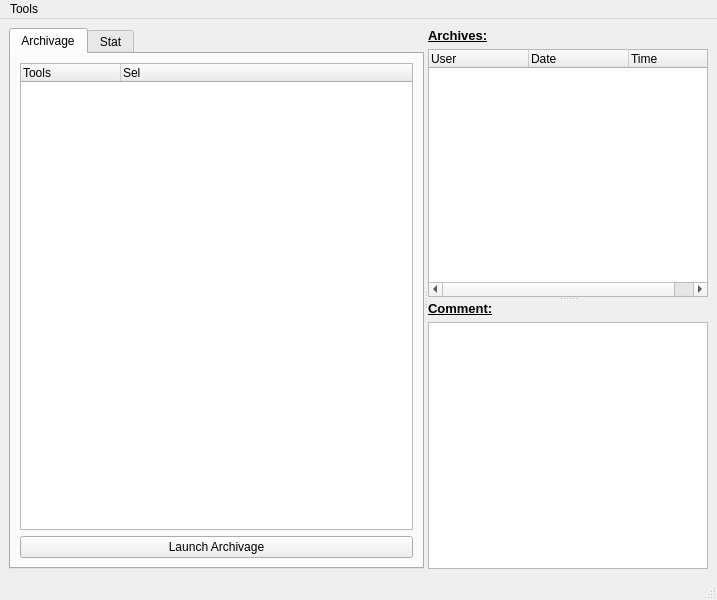
<?xml version="1.0" encoding="UTF-8"?>
<ui version="4.0">
 <class>MainWindow</class>
 <widget class="QMainWindow" name="MainWindow">
  <property name="geometry">
   <rect>
    <x>0</x>
    <y>0</y>
    <width>717</width>
    <height>600</height>
   </rect>
  </property>
  <property name="windowTitle">
   <string>Archiver</string>
  </property>
  <widget class="QWidget" name="centralwidget">
   <layout class="QGridLayout" name="gridLayout">
    <item row="0" column="0">
     <widget class="QSplitter" name="splitter_2">
      <property name="orientation">
       <enum>Qt::Horizontal</enum>
      </property>
      <widget class="QTabWidget" name="tabArchiver">
       <property name="currentIndex">
        <number>0</number>
       </property>
       <widget class="QWidget" name="tiArchivage">
        <attribute name="title">
         <string>Archivage</string>
        </attribute>
        <layout class="QGridLayout" name="gridLayout_2">
         <item row="0" column="0">
          <widget class="QTreeWidget" name="twArchivage">
           <property name="alternatingRowColors">
            <bool>true</bool>
           </property>
           <property name="selectionMode">
            <enum>QAbstractItemView::SingleSelection</enum>
           </property>
           <attribute name="headerVisible">
            <bool>true</bool>
           </attribute>
           <column>
            <property name="text">
             <string>Tools</string>
            </property>
           </column>
           <column>
            <property name="text">
             <string>Sel</string>
            </property>
           </column>
          </widget>
         </item>
         <item row="1" column="0">
          <widget class="QPushButton" name="bArchivage">
           <property name="maximumSize">
            <size>
             <width>16777215</width>
             <height>16777215</height>
            </size>
           </property>
           <property name="text">
            <string>Launch Archivage</string>
           </property>
          </widget>
         </item>
        </layout>
       </widget>
       <widget class="QWidget" name="tiStat">
        <attribute name="title">
         <string>Stat</string>
        </attribute>
        <layout class="QGridLayout" name="gridLayout_3">
         <item row="0" column="0">
          <layout class="QHBoxLayout" name="horizontalLayout">
           <item>
            <widget class="QRadioButton" name="rbPy">
             <property name="enabled">
              <bool>false</bool>
             </property>
             <property name="text">
              <string>py</string>
             </property>
             <property name="checked">
              <bool>true</bool>
             </property>
             <property name="autoExclusive">
              <bool>false</bool>
             </property>
            </widget>
           </item>
           <item>
            <widget class="QRadioButton" name="rbUi">
             <property name="text">
              <string>ui</string>
             </property>
             <property name="autoExclusive">
              <bool>false</bool>
             </property>
            </widget>
           </item>
           <item>
            <widget class="QRadioButton" name="rbXml">
             <property name="text">
              <string>xml</string>
             </property>
             <property name="autoExclusive">
              <bool>false</bool>
             </property>
            </widget>
           </item>
           <item>
            <widget class="QRadioButton" name="rbTxt">
             <property name="text">
              <string>txt</string>
             </property>
             <property name="autoExclusive">
              <bool>false</bool>
             </property>
            </widget>
           </item>
           <item>
            <widget class="QRadioButton" name="rbMel">
             <property name="text">
              <string>mel</string>
             </property>
             <property name="autoExclusive">
              <bool>false</bool>
             </property>
            </widget>
           </item>
           <item>
            <widget class="QRadioButton" name="rbMa">
             <property name="text">
              <string>ma</string>
             </property>
             <property name="autoExclusive">
              <bool>false</bool>
             </property>
            </widget>
           </item>
           <item>
            <widget class="QRadioButton" name="rbNk">
             <property name="text">
              <string>nk</string>
             </property>
             <property name="autoExclusive">
              <bool>false</bool>
             </property>
            </widget>
           </item>
           <item>
            <spacer name="horizontalSpacer">
             <property name="orientation">
              <enum>Qt::Horizontal</enum>
             </property>
             <property name="sizeHint" stdset="0">
              <size>
               <width>40</width>
               <height>20</height>
              </size>
             </property>
            </spacer>
           </item>
          </layout>
         </item>
         <item row="5" column="0">
          <widget class="QTreeWidget" name="twStat">
           <property name="alternatingRowColors">
            <bool>true</bool>
           </property>
           <property name="selectionMode">
            <enum>QAbstractItemView::NoSelection</enum>
           </property>
           <column>
            <property name="text">
             <string>Name</string>
            </property>
           </column>
           <column>
            <property name="text">
             <string>Lines</string>
            </property>
           </column>
           <column>
            <property name="text">
             <string>Weight</string>
            </property>
           </column>
          </widget>
         </item>
         <item row="2" column="0">
          <layout class="QHBoxLayout" name="hlButton">
           <item>
            <widget class="QPushButton" name="bExpand">
             <property name="maximumSize">
              <size>
               <width>16777215</width>
               <height>20</height>
              </size>
             </property>
             <property name="text">
              <string>Expand All</string>
             </property>
            </widget>
           </item>
           <item>
            <widget class="QPushButton" name="bCollapse">
             <property name="maximumSize">
              <size>
               <width>16777215</width>
               <height>20</height>
              </size>
             </property>
             <property name="text">
              <string>Collapse All</string>
             </property>
            </widget>
           </item>
           <item>
            <spacer name="horizontalSpacer_2">
             <property name="orientation">
              <enum>Qt::Horizontal</enum>
             </property>
             <property name="sizeHint" stdset="0">
              <size>
               <width>40</width>
               <height>10</height>
              </size>
             </property>
            </spacer>
           </item>
          </layout>
         </item>
        </layout>
       </widget>
      </widget>
      <widget class="QSplitter" name="splitArchInfo">
       <property name="orientation">
        <enum>Qt::Vertical</enum>
       </property>
       <widget class="QWidget" name="layoutWidget">
        <layout class="QVBoxLayout" name="vlArchives">
         <item>
          <widget class="QLabel" name="lArchives">
           <property name="font">
            <font>
             <pointsize>10</pointsize>
             <weight>75</weight>
             <bold>true</bold>
             <underline>true</underline>
            </font>
           </property>
           <property name="text">
            <string>Archives:</string>
           </property>
          </widget>
         </item>
         <item>
          <widget class="QTreeWidget" name="twArchives">
           <property name="alternatingRowColors">
            <bool>true</bool>
           </property>
           <property name="sortingEnabled">
            <bool>false</bool>
           </property>
           <column>
            <property name="text">
             <string notr="true">User</string>
            </property>
           </column>
           <column>
            <property name="text">
             <string>Date</string>
            </property>
           </column>
           <column>
            <property name="text">
             <string>Time</string>
            </property>
           </column>
          </widget>
         </item>
        </layout>
       </widget>
       <widget class="QWidget" name="layoutWidget">
        <layout class="QVBoxLayout" name="vlComment">
         <item>
          <widget class="QLabel" name="lComment">
           <property name="font">
            <font>
             <pointsize>10</pointsize>
             <weight>75</weight>
             <bold>true</bold>
             <underline>true</underline>
            </font>
           </property>
           <property name="text">
            <string>Comment:</string>
           </property>
          </widget>
         </item>
         <item>
          <widget class="QTextEdit" name="teComment"/>
         </item>
        </layout>
       </widget>
      </widget>
     </widget>
    </item>
   </layout>
  </widget>
  <widget class="QMenuBar" name="menubar">
   <property name="geometry">
    <rect>
     <x>0</x>
     <y>0</y>
     <width>717</width>
     <height>21</height>
    </rect>
   </property>
   <widget class="QMenu" name="menuTool">
    <property name="title">
     <string>Tools</string>
    </property>
    <addaction name="miRefresh"/>
   </widget>
   <addaction name="menuTool"/>
  </widget>
  <widget class="QStatusBar" name="statusbar"/>
  <action name="miRefresh">
   <property name="text">
    <string>Refresh</string>
   </property>
  </action>
 </widget>
 <resources/>
 <connections/>
</ui>
